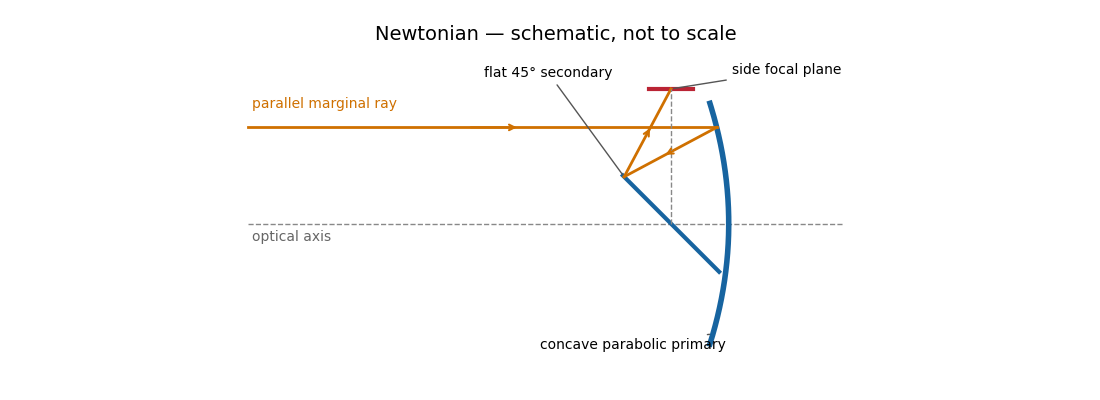

Reproduce this figure in Python.
"""Original optical layout; Python 3.14, matplotlib 3.10.7, numpy 2.3.5.
Run from the desired output directory. Dimensions and conics are illustrative;
the Ritchey–Chrétien sketch is not an optimized aplanatic prescription.
"""
import os
os.environ.setdefault('MPLCONFIGDIR', '/tmp/2018-paper-338-mpl-cache')
from pathlib import Path
import numpy as np
import matplotlib
matplotlib.use('Agg')
import matplotlib.pyplot as plt
KIND = 'newtonian'
fig, ax = plt.subplots(figsize=(11,4),dpi=100,facecolor='white')
fig.subplots_adjust(left=.025,right=.985,top=.88,bottom=.08)
blue='#1764a0'; orange='#cf7000'; red='#ba2434'
ax.set_xlim(-.1,12.9);ax.set_ylim(-3.0,3.65);ax.set_aspect('equal');ax.axis('off')
ax.plot([0,12.4],[0,0],'--',color='#888',lw=1)
ax.text(.1,-.36,'optical axis',color='#666',fontsize=10)
def rays(points):
    for a,b in zip(points[:-1],points[1:]):
        a=np.asarray(a);b=np.asarray(b)
        ax.plot([a[0],b[0]],[a[1],b[1]],color=orange,lw=2)
        u=a+.47*(b-a);v=a+.58*(b-a)
        ax.annotate('',xy=v,xytext=u,arrowprops={'arrowstyle':'->','color':orange,'lw':1.5})
def label(text,xy,pos):
    ax.annotate(text,xy=xy,xytext=pos,fontsize=10,ha='center',arrowprops={'arrowstyle':'-','color':'#555'})
def primary(shape,hole=False):
    for a,b in ([(-2.5,-.45),(.45,2.5)] if hole else [(-2.5,2.5)]):
        yy=np.linspace(a,b,160);ax.plot(shape(yy),yy,color=blue,lw=4)
def focus(F,horizontal=False):
    if horizontal:ax.plot([F[0]-.45,F[0]+.45],[F[1],F[1]],color=red,lw=3)
    else:ax.plot([F[0],F[0]],[F[1]-.45,F[1]+.45],color=red,lw=3)
y0=2.; f=4.;F1=np.array([6.,0.]);F2=np.array([11.5,0.])
parabola=lambda y:10-y*y/(4*f)
P=np.array([parabola(y0),y0])
if KIND=='newtonian':
    primary(parabola)
    slope=y0/(P[0]-F1[0]);xs=(8.8+6*slope)/(1+slope);S=np.array([xs,8.8-xs]);F=np.array([8.8,2.8])
    yy=np.linspace(-1.00,1.00,80);ax.plot(8.8-yy,yy,color=blue,lw=3)
    focus(F,True);rays([[0,y0],P,S,F]);ax.plot([8.8,8.8],[0,2.8],'--',color='#888',lw=1)
    label('concave parabolic primary',(9.6,-2.3),(8,-2.6))
    label('flat 45° secondary',S,(6.25,3.05))
    label('side focal plane',F,(11.2,3.1))
elif KIND in ('cassegrain','ritchey-chretien'):
    if KIND=='ritchey-chretien':
        k=-1.15;c=1/8
        shape=lambda y:10-c*y*y/(1+np.sqrt(1-(1+k)*c*c*y*y))
        P=np.array([shape(y0),y0]);sp=c*y0/np.sqrt(1-(1+k)*c*c*y0*y0)
        normal=np.array([1.,sp]);normal/=np.linalg.norm(normal)
        outgoing=np.array([1.,0.])-2*normal[0]*normal
        F1=np.array([P[0]-P[1]*outgoing[0]/outgoing[1],0.])
        primary(shape,True)
    else:primary(parabola,True)
    xs=7.7;S=F1+(xs-F1[0])/(P[0]-F1[0])*(P-F1)
    centre=(F1[0]+F2[0])/2;c=(F2[0]-F1[0])/2
    a=abs(np.linalg.norm(S-F2)-np.linalg.norm(S-F1))/2;b=np.sqrt(c*c-a*a)
    yy=np.linspace(-1.15,1.15,120);xx=centre-a*np.sqrt(1+yy*yy/(b*b));ax.plot(xx,yy,color=blue,lw=4)
    focus(F2);rays([[0,y0],P,S,F2])
    label('convex hyperbolic secondary',S,(5.25,3.0))
    label('concave '+('hyperbolic' if KIND=='ritchey-chretien' else 'parabolic')+' primary',(9.6,-2.25),(8.8,-2.6))
    label('focal plane\nbehind primary',F2,(11.55,2.7))
    ax.text(10.55,-.7,'primary hole',fontsize=9,ha='center')
elif KIND=='gregorian':
    primary(parabola,True)
    xs=4.4;S=F1+(xs-F1[0])/(P[0]-F1[0])*(P-F1)
    centre=(F1[0]+F2[0])/2;c=(F2[0]-F1[0])/2
    a=(np.linalg.norm(S-F2)+np.linalg.norm(S-F1))/2;b=np.sqrt(a*a-c*c)
    yy=np.linspace(-1.2,1.2,120);xx=centre-a*np.sqrt(1-yy*yy/(b*b));ax.plot(xx,yy,color=blue,lw=4)
    focus(F2);rays([[0,y0],P,F1,S,F2]);ax.plot(*F1,'x',color=red,ms=7)
    label('concave ellipsoidal secondary',S,(3.2,-2.5))
    label('intermediate focus',F1,(6.3,-1.9))
    label('concave parabolic primary',(9.6,-2.25),(9.0,-2.65))
    label('final focal plane',F2,(11.3,2.8))
elif KIND=='schmidt':
    C=np.array([2.,0.]);R=8.;F=np.array([6.,0.]);entry=np.array([2.,2.])
    primary(lambda y:2+np.sqrt(64-y*y))
    def trace(theta):
        d=np.array([np.cos(theta),np.sin(theta)])
        t=-2*np.sin(theta)+np.sqrt(64-4*np.cos(theta)**2)
        hit=entry+t*d;n=(hit-C)/R;out=d-2*np.dot(d,n)*n
        return hit,out
    def err(theta):
        hit,out=trace(theta);v=F-hit;return out[0]*v[1]-out[1]*v[0]
    lo=-.15;hi=.15
    assert err(lo)*err(hi)<0
    for _ in range(80):
        mid=(lo+hi)/2
        if err(lo)*err(mid)<=0:hi=mid
        else:lo=mid
    P,out=trace((lo+hi)/2);assert np.dot(out,F-P)>0
    yy=np.linspace(-2.5,2.5,140);xx=2+.10*(yy/2.5)**4
    ax.plot(xx,yy,color=blue,lw=3);ax.plot(xx-.07,yy,color=blue,lw=1)
    yy=np.linspace(-1.15,1.15,100);ax.plot(2+np.sqrt(16-yy*yy),yy,color=red,lw=3)
    rays([[0,y0],entry,P,F]);ax.plot(*C,'o',color='#666',ms=4)
    label('aspheric corrector + stop\nat centre of curvature',entry,(2.9,3.2))
    label('concave spherical primary',(9.6,-2.2),(9,-2.65))
    label('curved focal surface',F,(6.0,-2.4))
    ax.text(6.1,.45,'internal camera',fontsize=9)
ax.text(.1,2.4,'parallel marginal ray',color=orange,fontsize=10)
ax.set_title({'newtonian':'Newtonian','cassegrain':'Classical Cassegrain','ritchey-chretien':'Ritchey–Chrétien','gregorian':'Gregorian','schmidt':'Classical Schmidt'}[KIND]+' — schematic, not to scale',fontsize=14)
fig.savefig(Path.cwd()/Path(__file__).with_suffix('.png').name,dpi=100,facecolor='white',transparent=False)
